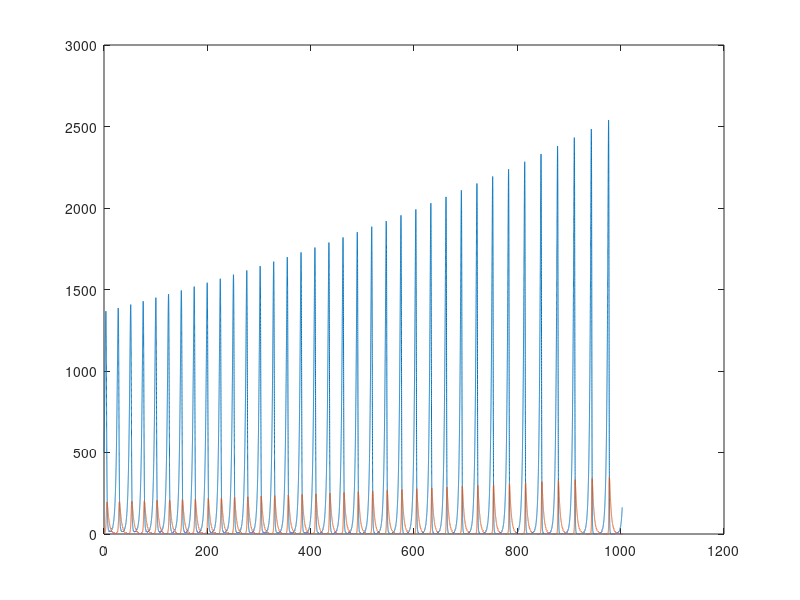

Recreate this plot in MATLAB.
% Simulation parameters
tStep = 0.01;
tMax  = 1003;

% Simulation arguments
alpha = 0.4; % breath rate
gamma = 0.3; % death rate
Mb    = 300; % mean prey
Mr    = 50;  % mean preadator
beta  = alpha / Mr;  
delta = gamma / Mb; 
Rt    = 5;   % current preadator count (initially 5)
Bt    = 500; % current prey count (initially 500)

% result container
bProg = zeros(tMax/tStep+1,1);
rProg = zeros(tMax/tStep+1,1);
i     = 1;

for t=0:tStep:tMax
    
    Bt_ = (alpha * Bt) - (beta * Bt * Rt);
    Rt_ = (-gamma * Rt) + (delta * Bt * Rt);

    Bt = Bt + (Bt_ * tStep);
    Rt = Rt + (Rt_ * tStep);

    bProg(i) = Bt;
    rProg(i) = Rt;
    i = i + 1;

end

figure;
title ('Predator and Prey');
plot(0:tStep:tMax, [bProg, rProg]);


